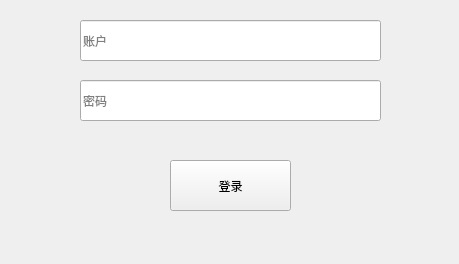
<?xml version="1.0" encoding="UTF-8"?>
<ui version="4.0">
 <class>UserLogin</class>
 <widget class="QWidget" name="UserLogin">
  <property name="geometry">
   <rect>
    <x>0</x>
    <y>0</y>
    <width>459</width>
    <height>264</height>
   </rect>
  </property>
  <property name="windowTitle">
   <string>Form</string>
  </property>
  <widget class="QLineEdit" name="use_password">
   <property name="geometry">
    <rect>
     <x>80</x>
     <y>80</y>
     <width>301</width>
     <height>41</height>
    </rect>
   </property>
   <property name="placeholderText">
    <string>密码</string>
   </property>
  </widget>
  <widget class="QPushButton" name="user_login">
   <property name="geometry">
    <rect>
     <x>170</x>
     <y>160</y>
     <width>121</width>
     <height>51</height>
    </rect>
   </property>
   <property name="text">
    <string>登录</string>
   </property>
  </widget>
  <widget class="QLineEdit" name="user_number">
   <property name="geometry">
    <rect>
     <x>80</x>
     <y>20</y>
     <width>301</width>
     <height>41</height>
    </rect>
   </property>
   <property name="placeholderText">
    <string>账户</string>
   </property>
  </widget>
 </widget>
 <resources/>
 <connections/>
</ui>
